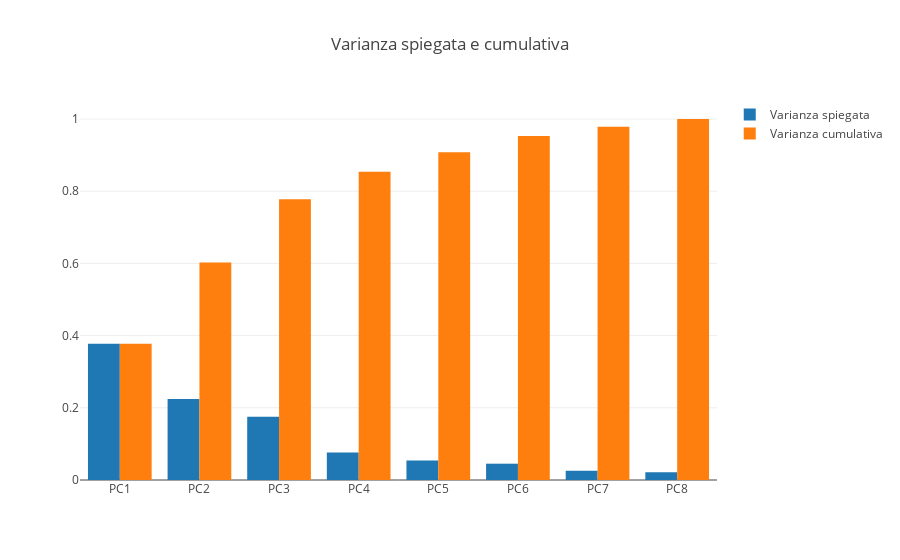

Write notebook code for a chart like this one.
### Code cell
print_explained_variance(my_total_pca_obj.explained_variance_ratio_)

### Figure 1 — Plotly figure (JSON) as saved in the notebook; plotly's stock layout.template omitted (floating-point values rounded to 4 significant figures)
{"data": [{"name": "Varianza spiegata", "type": "bar", "uid": "98f7d097-8882-4387-ba29-533b9ecbd93b", "x": ["PC1", "PC2", "PC3", "PC4", "PC5", "PC6", "PC7", "PC8", "PC9", "PC10", "PC11"], "y": [0.3777, 0.2247, 0.1751, 0.07645, 0.05399, 0.04518, 0.0253, 0.02154]}, {"name": "Varianza cumulativa", "type": "bar", "uid": "d4808dfa-593b-4d6f-9f7f-882f359214ae", "x": ["PC1", "PC2", "PC3", "PC4", "PC5", "PC6", "PC7", "PC8", "PC9", "PC10", "PC11"], "y": [0.3777, 0.6024, 0.7775, 0.854, 0.908, 0.9532, 0.9785, 1]}], "layout": {"title": {"text": "Varianza spiegata e cumulativa"}}}
